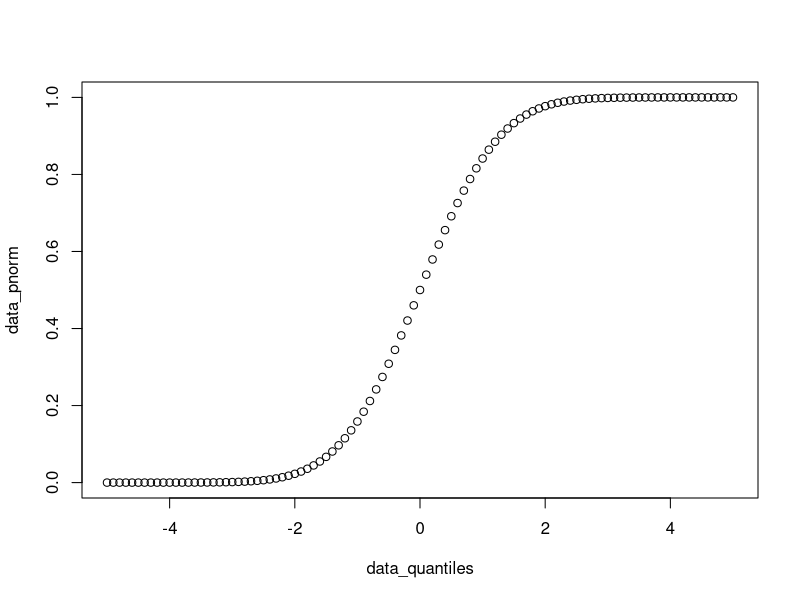
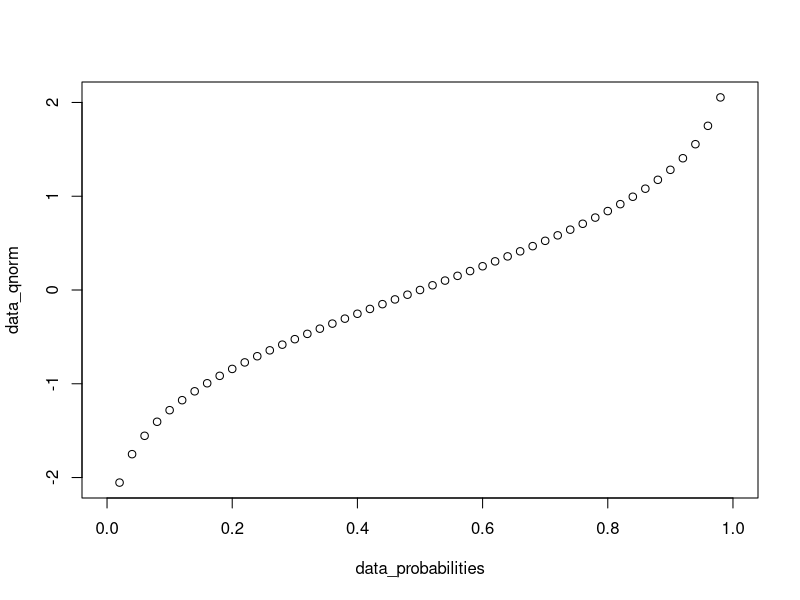
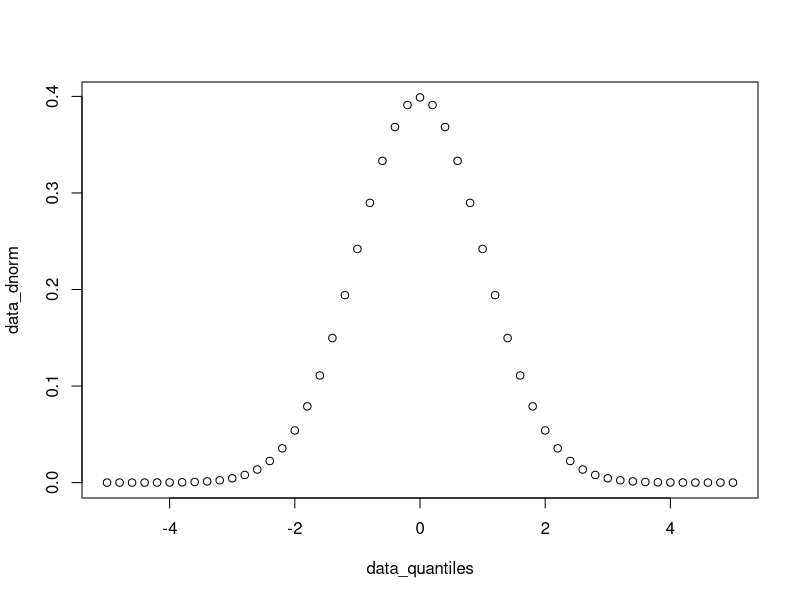
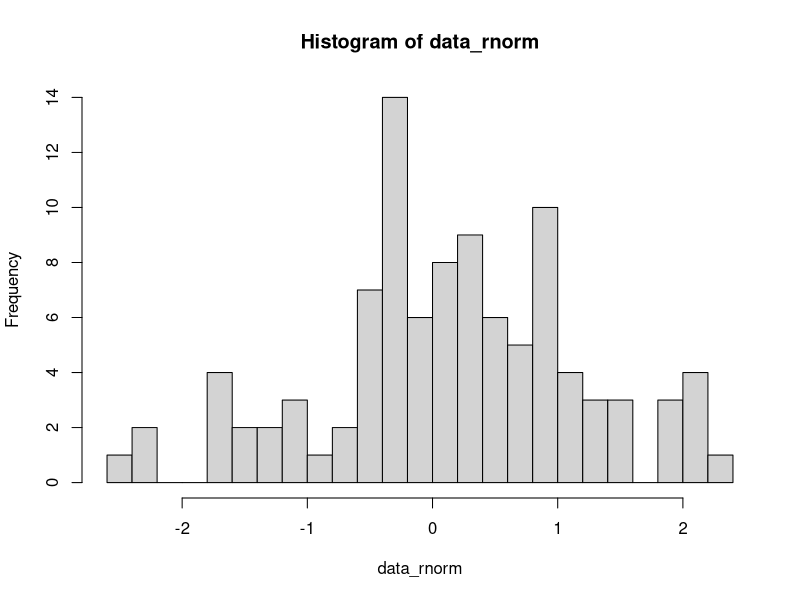
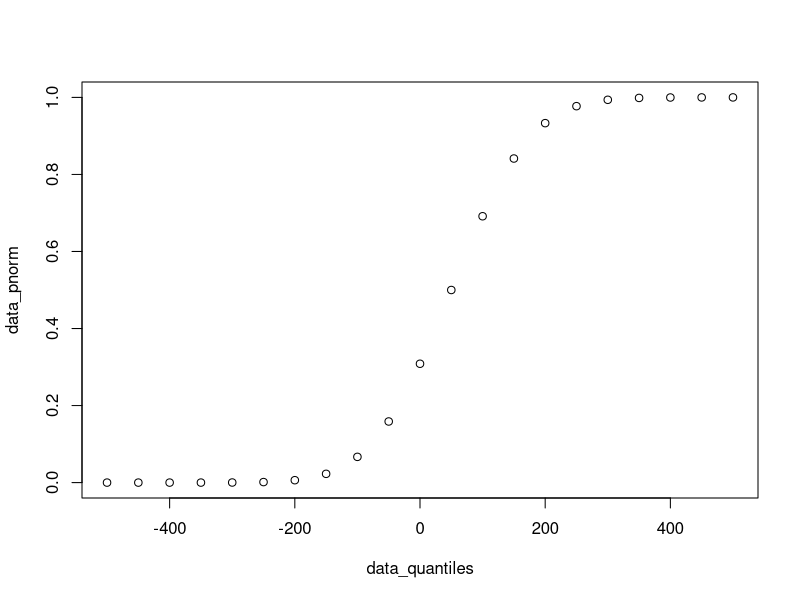
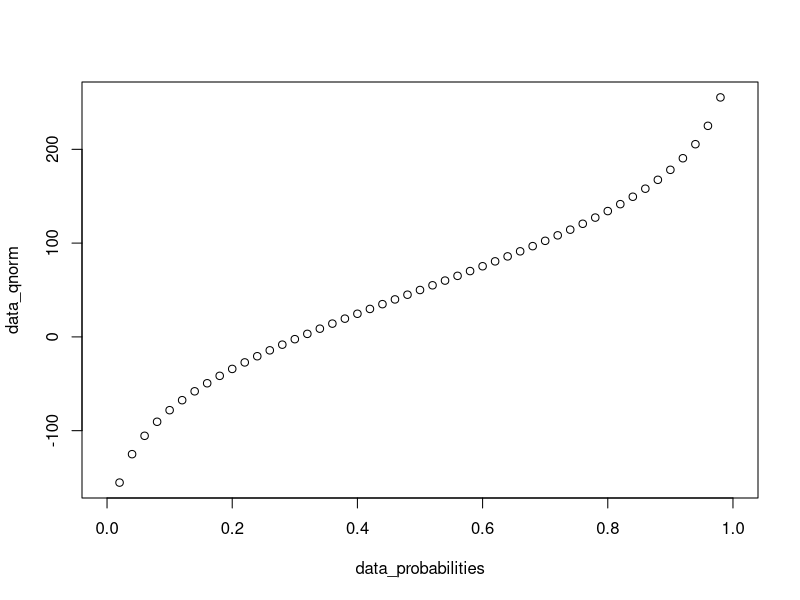
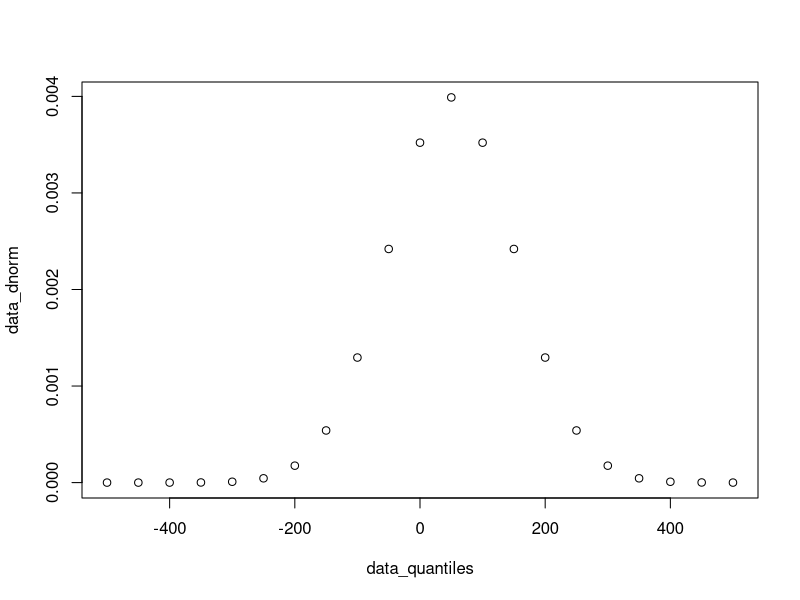
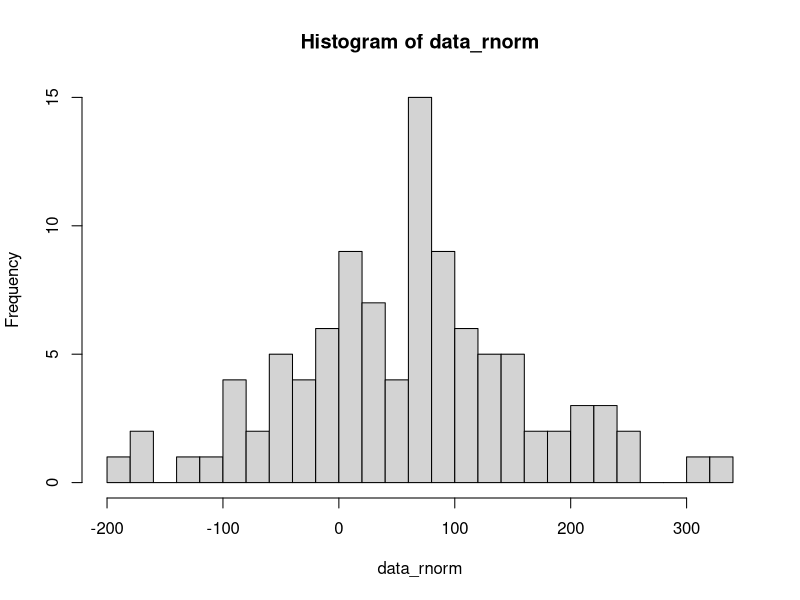

Generate these figures, in order, with R:
## ---- chunk 1
knitr::opts_chunk$set(echo = TRUE)
## ---- chunk 2
data_quantiles <- seq(-5, 5, 0.1)
head(data_quantiles)
## ---- chunk 3
data_pnorm <- pnorm(q = data_quantiles) 
head(data_pnorm)
## ---- chunk 4
plot(data_quantiles, data_pnorm)
## ---- chunk 5
data_probabilities <- seq(from = 0, to = 1, by = 0.02)
head(data_probabilities)
## ---- chunk 6
data_qnorm <- qnorm(p = data_probabilities) 
head(data_qnorm)
## ---- chunk 7
plot(data_probabilities, data_qnorm)
## ---- chunk 8
data_quantiles <- seq(-5, 5, 0.2)
head(data_quantiles)
## ---- chunk 9
data_dnorm <- dnorm(x = data_quantiles) 
head(data_dnorm)
## ---- chunk 10
plot(data_quantiles, data_dnorm)
## ---- chunk 11
data_rnorm <- rnorm(n = 100)
head(data_rnorm)
## ---- chunk 12
hist(data_rnorm, breaks = 20)
## ---- chunk 13
data_quantiles <- seq(-500, 500, 50)
head(data_quantiles)
## ---- chunk 14
data_pnorm <- pnorm(q = data_quantiles, mean = 50, sd = 100)
head(data_pnorm)
## ---- chunk 15
plot(data_quantiles, data_pnorm)
## ---- chunk 16
data_probabilities <- seq(from = 0, to = 1, by = 0.02)
head(data_probabilities)
## ---- chunk 17
data_qnorm <- qnorm(p = data_probabilities, mean = 50, sd = 100) 
head(data_qnorm)
## ---- chunk 18
plot(data_probabilities, data_qnorm)
## ---- chunk 19
data_quantiles <- seq(-500, 500, 50)
head(data_quantiles)
## ---- chunk 20
data_dnorm <- dnorm(x = data_quantiles, mean = 50, sd = 100) 
head(data_dnorm)
## ---- chunk 21
plot(data_quantiles, data_dnorm)
## ---- chunk 22
data_rnorm <- rnorm(n = 100, mean = 50, sd = 100)
head(data_rnorm)
## ---- chunk 23
hist(data_rnorm, breaks = 20)
## ---- chunk 24
data_quantiles <- seq(0, 50, 1)
head(data_quantiles)
## ---- chunk 25
data_pbinom <- pbinom(q = data_quantiles, size = 50, prob = 0.1)
head(data_pbinom)
## ---- chunk 26
plot(data_quantiles, data_pbinom)
## ---- chunk 27
data_probabilities <- seq(from = 0, to = 1, by = 0.02)
head(data_probabilities)
## ---- chunk 28
data_qbinom <- qbinom(p = data_probabilities, size = 50, prob = 0.1)
head(data_qbinom)
## ---- chunk 29
plot(data_probabilities, data_qbinom)
## ---- chunk 30
data_quantiles <- seq(0, 50, 1)
head(data_quantiles)
## ---- chunk 31
data_dbinom <- dbinom(x = data_quantiles, size = 50, prob = 0.1)
head(data_dbinom)
## ---- chunk 32
plot(data_quantiles, data_dbinom)
## ---- chunk 33
data_rbinom <- rbinom(n = 100, size = 50, prob = 0.1)
head(data_rbinom)
## ---- chunk 34
hist(data_rbinom, breaks = 20)
## ---- chunk 35
data_rnorm <- rnorm(n = 1000, mean = 50, sd = 100)
quantile(data_rnorm, probs = seq(0, 1, 0.1))
## ---- chunk 36
plot(
  seq(0, 1, 0.1),
  quantile(data_rnorm, probs = seq(0, 1, 0.1))
)
## ---- chunk 37
set.seed(1)
x <- rnorm(n = 1000, mean = 0, sd = 1)
y <- rnorm(n = 2000, mean = 1, sd = 1)
## ---- chunk 38
par(mfrow = c(2, 1))
hist(x, breaks = 30)
hist(y, breaks = 30)
par(mfrow = c(1, 1 ))
## ---- chunk 39
t.test(x, y)
## ---- chunk 40
t.test(y, x)
## ---- chunk 41
set.seed(1)
n_sample <- 10
x <- runif(n = n_sample, min = 10, max = 20)
y <- x + 2 + rnorm(n = n_sample, mean = 0, sd = 1)
## ---- chunk 42
mean(y - x)
## ---- chunk 43
t.test(x, y, paired = TRUE)
## ---- chunk 44
set.seed(1)
x <- runif(n = 10, min = 1, max = 11)
y <- runif(n = 5, min = 3, max = 13)
## ---- chunk 45
wilcox.test(x, y)
## ---- chunk 46
wilcox.test(x, y, alternative = "less")
## ---- chunk 47
set.seed(1)
n_sample <- 1000
x1 <- rnorm(n = n_sample, mean = 10, sd = 2)
x2 <- x1 + 5 + rnorm(n = n_sample, mean = 0, sd = 1)
x3 <- x2 + 0 + rnorm(n = n_sample, mean = 0, sd = 0.5)
data_aov <- data.frame(
  value = c(x1, x2, x3),
  group = c(
    rep("x1", length(x1)),
    rep("x2", length(x2)),
    rep("x3", length(x3))
  )
)
head(data_aov)
## ---- chunk 48
aov_result <- aov(value ~ group, data_aov)
aov_result
## ---- chunk 49
summary(aov_result)
## ---- chunk 50
data_fisher <- matrix(
  data = c(12, 4, 3, 23),
  nrow = 2, ncol = 2,
  dimnames = list(
    c("DE", "Not DE"),
    c("In pathway", "Not in pathway")
  )
)
data_fisher
## ---- chunk 51
fisher.test(data_fisher)
## ---- chunk 52
data_p_values <- runif(1E3, min = 0, max = 1)
data_p_adjusted <- p.adjust(data_p_values, method = "BH")
head(sort(data_p_adjusted))
## ---- chunk 53
par(mfrow = c(2, 1))
hist(data_p_values, xlim = c(0, 1), breaks = seq(0, 1, 0.05))
hist(data_p_adjusted, xlim = c(0, 1), breaks = seq(0, 1, 0.05))
par(mfrow = c(1, 1))
## ---- chunk 54
data("iris")
## ---- chunk 55
iris_features <- iris[, c("Sepal.Length", "Sepal.Width", "Petal.Length", "Petal.Width")]
head(iris_features)
## ---- chunk 56
pca_iris <- prcomp(iris_features, center = TRUE, scale. = TRUE)
pca_iris
## ---- chunk 57
str(pca_iris)
## ---- chunk 58
pca_iris$rotation
## ---- chunk 59
plot(pca_iris$x[, "PC1"], pca_iris$x[, "PC2"])
## ---- chunk 60
plot(pca_iris$x[, "PC1"], pca_iris$x[, "PC2"], col = iris$Species)
## ---- chunk 61
explained_variance_ratio <- pca_iris$sdev ^ 2 / sum(pca_iris$sdev ^ 2)
explained_variance_ratio
## ---- chunk 62
barplot(explained_variance_ratio)
## ---- chunk 63
dist_iris <- dist(iris_features, method = "euclidean")
hclust_iris_ward <- hclust(dist_iris, method = "ward.D2")
hclust_iris_ward
## ---- chunk 64
plot(hclust_iris_ward, labels = FALSE)
## ---- chunk 65
iris_hclust_ward_labels <- cutree(hclust_iris_ward, k = 3)
iris_hclust_ward_labels
## ---- chunk 66
# complete
hclust_iris_complete <- hclust(dist_iris, method = "complete")
iris_hclust_complete_labels <- cutree(hclust_iris_complete, k = 3)
iris_hclust_complete_labels
## ---- chunk 67
# average
hclust_iris_average <- hclust(dist_iris, method = "average")
iris_hclust_average_labels <- cutree(hclust_iris_average, k = 3)
iris_hclust_average_labels
## ---- chunk 68
# single
hclust_iris_single <- hclust(dist_iris, method = "single")
iris_hclust_single_labels <- cutree(hclust_iris_single, k = 3)
iris_hclust_single_labels
## ---- chunk 69
par(mfrow = c(2, 2))
plot(iris$Sepal.Length, iris$Sepal.Width, col = iris_hclust_ward_labels)
plot(iris$Sepal.Length, iris$Sepal.Width, col = iris_hclust_complete_labels)
plot(iris$Sepal.Length, iris$Sepal.Width, col = iris_hclust_average_labels)
plot(iris$Sepal.Length, iris$Sepal.Width, col = iris_hclust_single_labels)
par(mfrow = c(1, 1))
